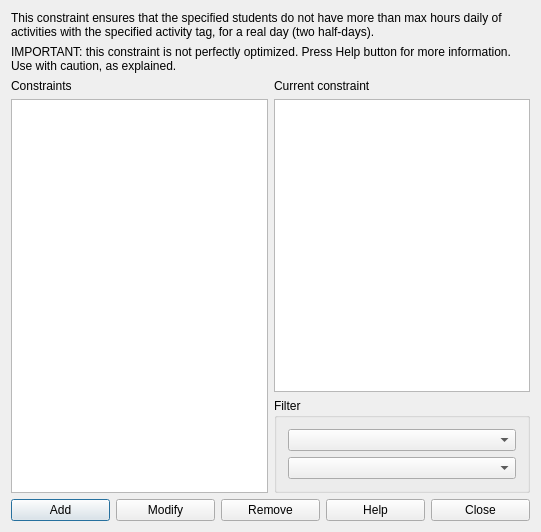
<?xml version="1.0" encoding="UTF-8"?>
<ui version="4.0">
 <class>ConstraintStudentsSetActivityTagMaxHoursDailyRealDaysForm_template</class>
 <widget class="QDialog" name="ConstraintStudentsSetActivityTagMaxHoursDailyRealDaysForm_template">
  <property name="geometry">
   <rect>
    <x>0</x>
    <y>0</y>
    <width>541</width>
    <height>532</height>
   </rect>
  </property>
  <property name="windowTitle">
   <string extracomment="This is the title of the dialog to see the list of all constraints of this type">Constraints students set activity tag max hours daily real days</string>
  </property>
  <layout class="QGridLayout" name="gridLayout_2">
   <item row="0" column="0" colspan="2">
    <widget class="QLabel" name="textLabel1">
     <property name="sizePolicy">
      <sizepolicy hsizetype="Minimum" vsizetype="Minimum">
       <horstretch>0</horstretch>
       <verstretch>0</verstretch>
      </sizepolicy>
     </property>
     <property name="text">
      <string>This constraint ensures that the specified students do not have more than max hours daily of activities with the specified activity tag, for a real day (two half-days).</string>
     </property>
     <property name="wordWrap">
      <bool>true</bool>
     </property>
    </widget>
   </item>
   <item row="1" column="0" colspan="2">
    <widget class="QLabel" name="label">
     <property name="sizePolicy">
      <sizepolicy hsizetype="Minimum" vsizetype="Minimum">
       <horstretch>0</horstretch>
       <verstretch>0</verstretch>
      </sizepolicy>
     </property>
     <property name="text">
      <string>IMPORTANT: this constraint is not perfectly optimized. Press Help button for more information. Use with caution, as explained.</string>
     </property>
     <property name="wordWrap">
      <bool>true</bool>
     </property>
    </widget>
   </item>
   <item row="2" column="0" rowspan="2">
    <layout class="QVBoxLayout" name="verticalLayout">
     <item>
      <widget class="QLabel" name="constraintsTextLabel">
       <property name="frameShape">
        <enum>QFrame::NoFrame</enum>
       </property>
       <property name="frameShadow">
        <enum>QFrame::Plain</enum>
       </property>
       <property name="text">
        <string>Constraints</string>
       </property>
       <property name="wordWrap">
        <bool>false</bool>
       </property>
      </widget>
     </item>
     <item>
      <widget class="QListWidget" name="constraintsListWidget"/>
     </item>
    </layout>
   </item>
   <item row="2" column="1">
    <layout class="QVBoxLayout" name="verticalLayout_2">
     <item>
      <widget class="QLabel" name="currentConstraintTextLabel">
       <property name="text">
        <string>Current constraint</string>
       </property>
       <property name="wordWrap">
        <bool>false</bool>
       </property>
      </widget>
     </item>
     <item>
      <widget class="QPlainTextEdit" name="currentConstraintTextEdit"/>
     </item>
    </layout>
   </item>
   <item row="3" column="1">
    <widget class="QGroupBox" name="filterGroupBox">
     <property name="title">
      <string>Filter</string>
     </property>
     <layout class="QGridLayout" name="gridLayout">
      <item row="0" column="0">
       <widget class="QComboBox" name="studentsComboBox"/>
      </item>
      <item row="1" column="0">
       <widget class="QComboBox" name="activityTagsComboBox"/>
      </item>
     </layout>
    </widget>
   </item>
   <item row="4" column="0" colspan="2">
    <layout class="QHBoxLayout" name="horizontalLayout">
     <item>
      <widget class="QPushButton" name="addConstraintPushButton">
       <property name="text">
        <string>Add</string>
       </property>
      </widget>
     </item>
     <item>
      <widget class="QPushButton" name="modifyConstraintPushButton">
       <property name="text">
        <string>Modify</string>
       </property>
      </widget>
     </item>
     <item>
      <widget class="QPushButton" name="removeConstraintPushButton">
       <property name="text">
        <string>Remove</string>
       </property>
      </widget>
     </item>
     <item>
      <widget class="QPushButton" name="helpPushButton">
       <property name="text">
        <string>Help</string>
       </property>
      </widget>
     </item>
     <item>
      <widget class="QPushButton" name="closePushButton">
       <property name="text">
        <string>Close</string>
       </property>
      </widget>
     </item>
    </layout>
   </item>
  </layout>
 </widget>
 <layoutdefault spacing="6" margin="11"/>
 <resources/>
 <connections/>
</ui>
